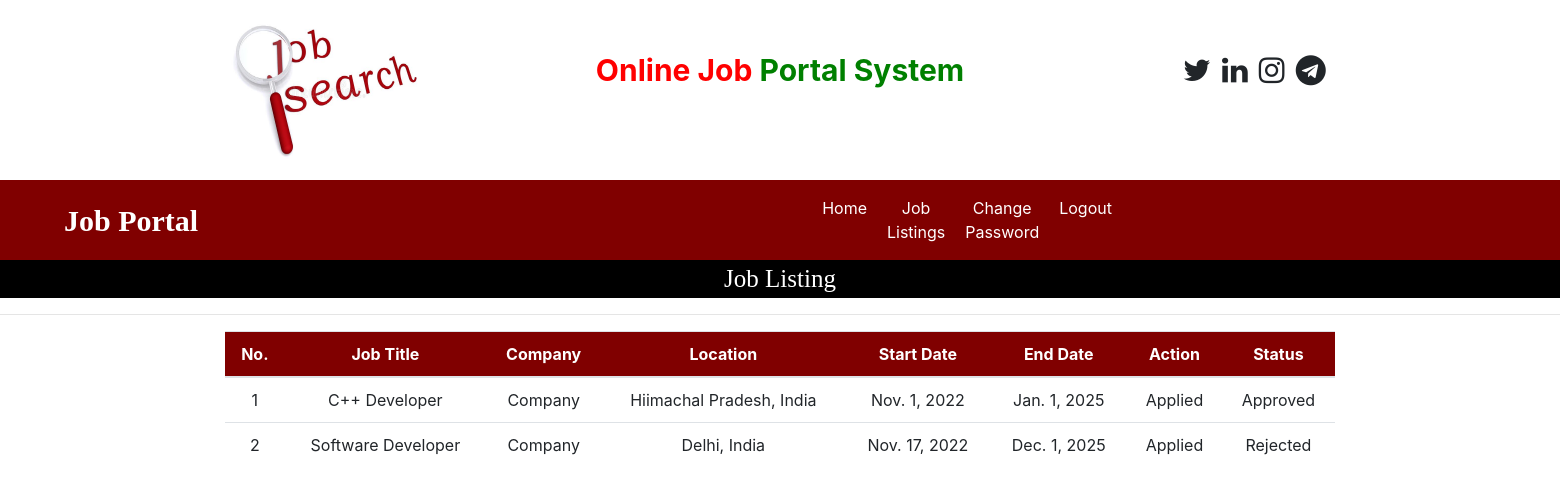
/user_latest_jobs (signed in), run on the app's committed database.
### job/models.py (models this page shows, shortened)
class Job(models.Model):
    recruiter = models.ForeignKey(Recruiter, on_delete=models.CASCADE)
    start_date = models.DateField()
    end_date = models.DateField()
    image = models.FileField(null=True)
    title = models.CharField(max_length=100)
    salary = models.IntegerField()
    description = models.CharField(max_length=200)
    experience = models.CharField(max_length=50)
    location = models.CharField(max_length=100)
    skills = models.CharField(max_length=100)
    creation_date = models.DateField()

class Recruiter(models.Model):
    user = models.ForeignKey(User, on_delete=models.CASCADE)
    mobile = models.CharField(max_length=15, null=True)
    image = models.FileField(null=True)
    gender = models.CharField(max_length=10, null=True)
    company = models.CharField(max_length=50, null=True)
    type = models.CharField(max_length=15, null=True)
    status = models.CharField(max_length=20, null=True)

### job/views.py (the view)
# urls.py: path('user_latest_jobs', user_latest_jobs, name="user_latest_jobs"),
def user_latest_jobs(request):
    job = Job.objects.all().order_by('start_date')
    user = request.user
    jobseeker = JobSeeker.objects.get(user=user)
    data2 =Apply.objects.filter(jobseeker=jobseeker)
    data = JobStatus.objects.filter(jobseeker=jobseeker)
    li = []
    ai = []
    ri = []
    for i in data2:
        li.append(i.job.id)
    for i in data:
        if i.status == "Accept":
            ai.append(i.apply.job.id)
            if i.apply.job.id in ri:
                ri.remove(i.apply.job.id)
        elif i.status == "Reject":
            ri.append(i.apply.job.id)
            if i.apply.job.id in ai:
                ai.remove(i.apply.job.id)
    d = {'job': job, 'li': li, 'ai':ai, 'ri':ri}
    return render(request, 'user_latest_jobs.html', d)

### job/templates/user_latest_jobs.html (shortened to what this page needs)
{% load static %}
{% block body %}
{% include 'user_navigations.html' %}
<div style="font-family:'Monotype Corsiva'; font-size:25px; color: white; background-color: black; text-align: center">
    Job Listing
</div>
<hr>
<div class="container">
<table class="table table-hover" id="example">
    <thead>
    <tr style="background-color: maroon; color: white; text-align: center">
        <th>No.</th>
        <th>Job Title</th>
        <th>Company</th>
        <th>Location</th>
        <th>Start Date</th>
        <th>End Date</th>
        <th>Action</th>
        <th>Status</th>
    </tr>
    </thead>
    <tbody>
    {% for i in job %}
    <tr style="text-align: center">
        <td>{{forloop.counter}}</td>
        <td>{{i.title}}</td>
        <td>{{i.recruiter.company}}</td>
        <td>{{i.location}}</td>
        <td>{{i.start_date}}</td>
        <td>{{i.end_date}}</td>
        {% if i.id in li %}
        <td>Applied</td>
        {% else %}
        <td><a href="{% url 'job_details' i.id %}" class="btn btn-success btn-sm p-3">Apply</a>
            {% endif %}
        {% if i.id in ai %}
        <td>Approved</td>
        {% elif i.id in ri %}
        <td>Rejected</td>
        {% else %}
        <td> - </td>
        {% endif %}
    </tr>
    {% endfor %}
    </tbody>
</table>
</div>
{% endblock %}

### data on the page
Job: title "C++ Developer", recruiter.company "Company", location "Hiimachal Pradesh, India", start_date "Nov. 1, 2022", end_date "Jan. 1, 2025", shows "Applied", shows "Approved"
Job: title "Software Developer", recruiter.company "Company", location "Delhi, India", start_date "Nov. 17, 2022", end_date "Dec. 1, 2025", shows "Applied", shows "Rejected"
